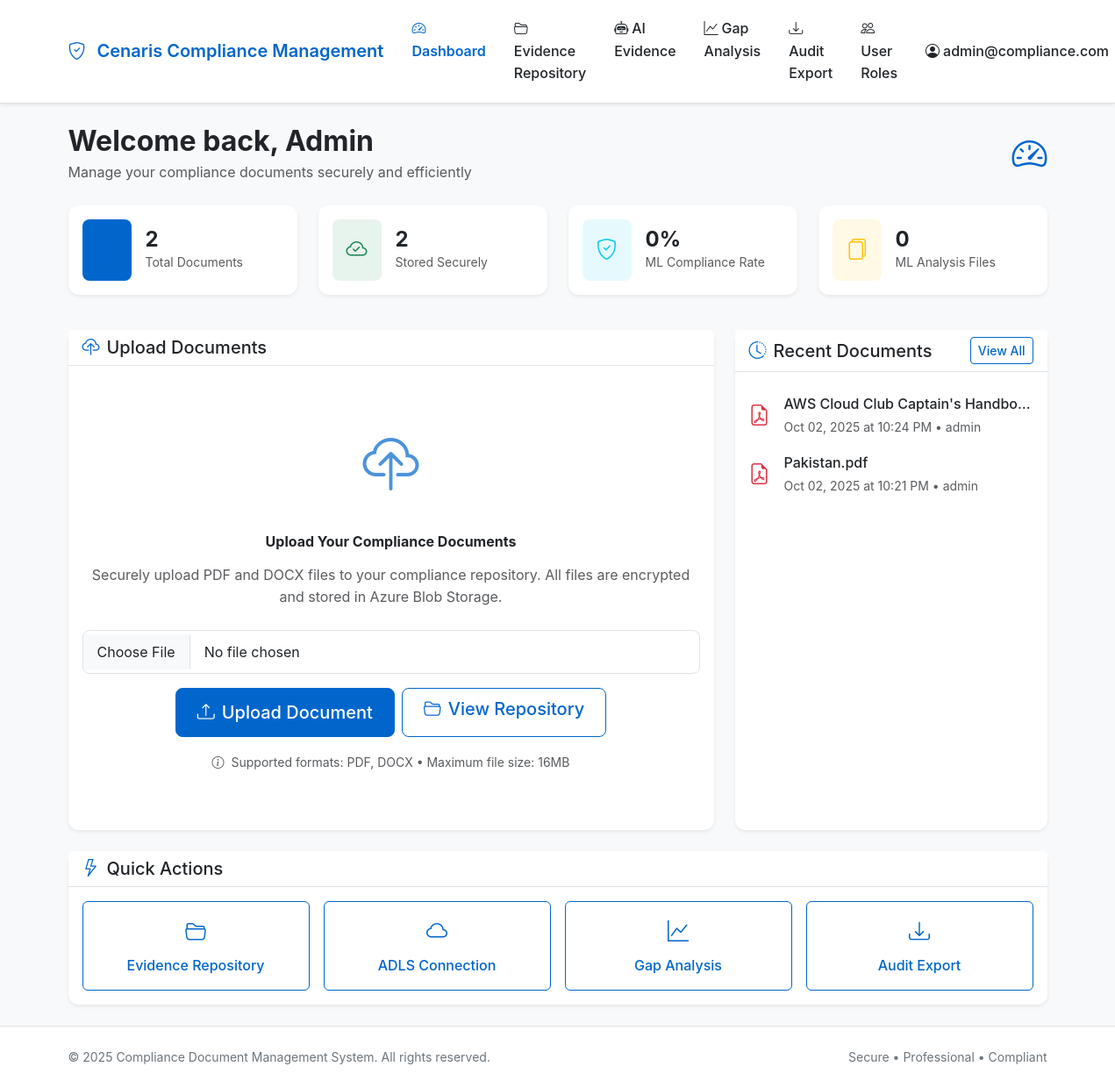
The page /dashboard (signed in) on the database as committed earlier.
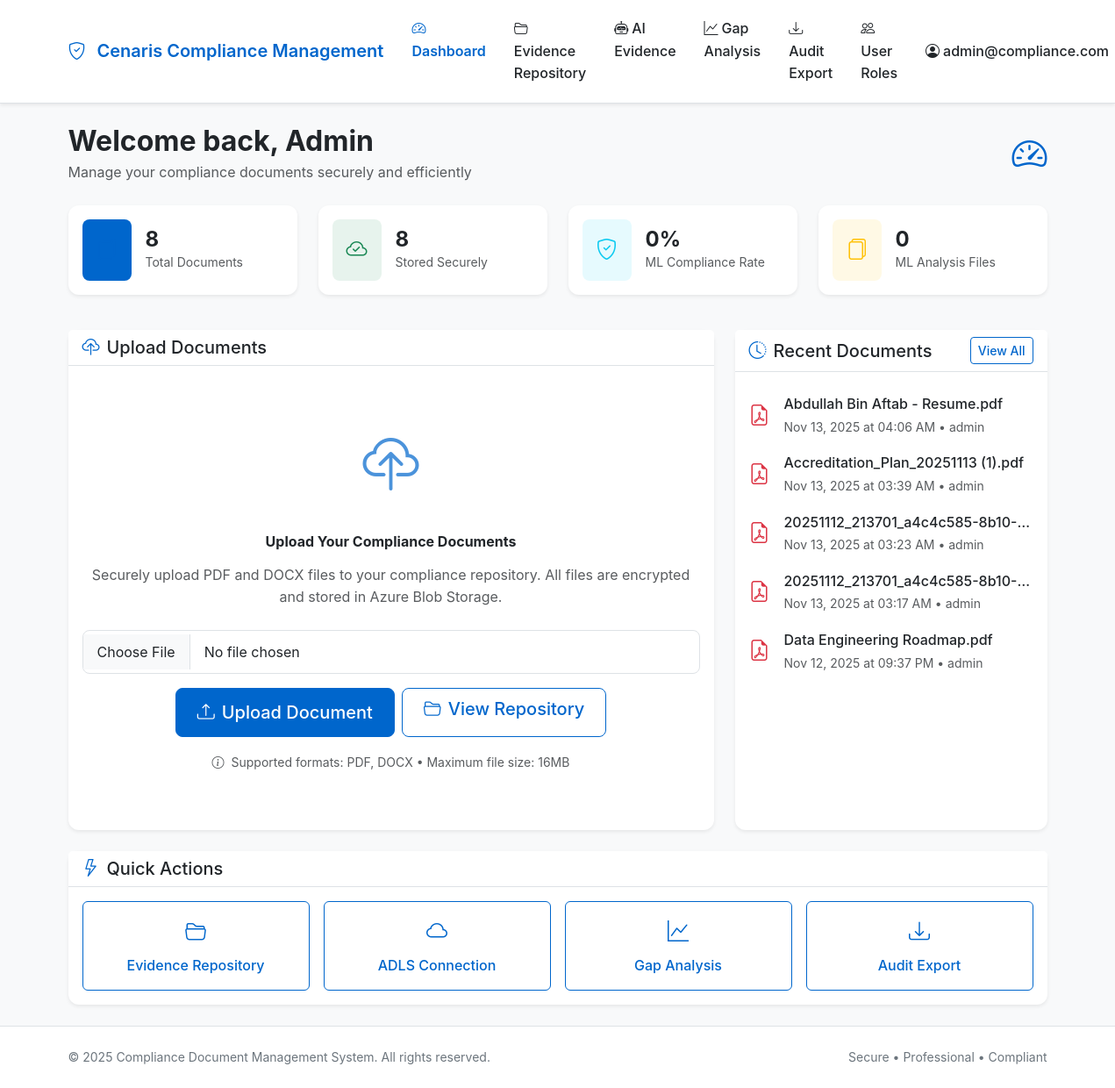
The same page on the database as committed later.
### tables this page shows
CREATE TABLE documents (
                id INTEGER PRIMARY KEY AUTOINCREMENT,
                filename VARCHAR(255) NOT NULL,
                original_filename VARCHAR(255) NOT NULL,
                blob_name VARCHAR(255) UNIQUE NOT NULL,
                file_size INTEGER,
                content_type VARCHAR(100),
                uploaded_by INTEGER NOT NULL,
                uploaded_at DATETIME DEFAULT CURRENT_TIMESTAMP,
                is_active BOOLEAN DEFAULT 1,
                FOREIGN KEY (uploaded_by) REFERENCES users (id)
            );

CREATE TABLE users (
                id INTEGER PRIMARY KEY AUTOINCREMENT,
                email VARCHAR(120) UNIQUE NOT NULL,
                password_hash VARCHAR(128) NOT NULL,
                created_at DATETIME DEFAULT CURRENT_TIMESTAMP,
                is_active BOOLEAN DEFAULT 1
            );

### app/main/routes.py (the view)
@bp.route('/dashboard')
@login_required
def dashboard():
    recent_documents = Document.get_by_user(current_user.id, limit=5)
    all_documents = Document.get_by_user(current_user.id)
    total_documents = len(all_documents)
    ml_summary = azure_data_service.get_dashboard_summary(user_id=current_user.id)
    return render_template('main/dashboard.html',
                         title='Dashboard',
                         recent_documents=recent_documents,
                         total_documents=total_documents,
                         ml_summary=ml_summary)

### app/__init__.py (called while the page is built)
@login_manager.user_loader
def load_user(user_id):
    from app.models import User
    return User.get_by_id(int(user_id))

### app/models.py (called while the page is built)
    @property
    def is_active(self):
        return self._is_active

    @staticmethod
    def get_db_connection():
        db_path = current_app.config.get('DATABASE_URL', 'sqlite:///compliance.db').replace('sqlite:///', '')
        return sqlite3.connect(db_path)

    @classmethod
    def get_by_id(cls, user_id):
        conn = cls.get_db_connection()
        cursor = conn.cursor()
        try:
            cursor.execute('''
                SELECT id, email, password_hash, created_at, is_active
                FROM users WHERE id = ?
            ''', (user_id,))
            row = cursor.fetchone()
            if row:
                return cls(
                    id=row[0],
                    email=row[1],
                    password_hash=row[2],
                    created_at=row[3],
                    is_active=bool(row[4])
                )
            return None
        except sqlite3.Error:
            return None
        finally:
            conn.close()

### app/templates/main/dashboard.html (shortened to what the changed rows need)
{% extends "base.html" %} {% block content %}
<div class="fade-in">
  <div class="row mb-4">
    <div class="col-12">
      <div class="d-flex justify-content-between align-items-center">
        <div>
          <h1 class="h2 fw-bold text-dark mb-1">
            Welcome back, {{ current_user.email.split('@')[0].title() }}
          </h1>
          <p class="text-muted mb-0">
            Manage your compliance documents securely and efficiently
          </p>
        </div>
      </div>
    </div>
  </div>
  <div class="row mb-4">
    <div class="col-md-6 col-lg-3 mb-3">
      <div class="card border-0 shadow-sm h-100">
        <div class="card-body">
          <div class="d-flex align-items-center">
            <div class="flex-grow-1 ms-3">
              <div class="fw-bold h4 mb-0">{{ total_documents }}</div>
              <div class="text-muted small">Total Documents</div>
            </div>
          </div>
        </div>
      </div>
    </div>
    <div class="col-md-6 col-lg-3 mb-3">
      <div class="card border-0 shadow-sm h-100">
        <div class="card-body">
          <div class="d-flex align-items-center">
            <div class="flex-grow-1 ms-3">
              <div class="fw-bold h4 mb-0">{{ total_documents }}</div>
              <div class="text-muted small">Stored Securely</div>
            </div>
          </div>
        </div>
      </div>
    </div>
  </div>
  <div class="row">
    <div class="col-lg-4 mb-4">
      <div class="card border-0 shadow-sm h-100">
        <div class="card-body">
          {% if recent_documents %}
          <div class="list-group list-group-flush">
            {% for document in recent_documents %}
            <div class="list-group-item border-0 px-0">
              <div class="d-flex align-items-center">
                <div class="flex-shrink-0 me-3">
                  {% if document.content_type == 'application/pdf' %}
                  <i
                    class="bi bi-file-earmark-pdf text-danger"
                    style="font-size: 1.5rem"
                  ></i>
                  {% else %}
                  <i
                    class="bi bi-file-earmark-word text-primary"
                    style="font-size: 1.5rem"
                  ></i>
                  {% endif %}
                </div>
                <div class="flex-grow-1 min-w-0" style="overflow: hidden">
                  <div
                    class="fw-medium"
                    title="{{ document.original_filename }}"
                    style="
                      white-space: nowrap;
                      overflow: hidden;
                      text-overflow: ellipsis;
                      max-width: 100%;
                    "
                  >
                    {{ document.original_filename }}
                  </div>
                  <small class="text-muted">
                    {{ document.uploaded_at | datetime_format('%b %d, %Y at
                    %I:%M %p') }} • {{ current_user.email.split('@')[0] }}
                  </small>
                </div>
              </div>
            </div>
            {% endfor %}
          </div>
          {% endif %}
        </div>
      </div>
    </div>
  </div>
</div>
{% endblock %}

### app/templates/base.html (shortened to what this page needs)
<!DOCTYPE html>
<html lang="en">
  <head>
    <link
      href="https://cdn.jsdelivr.net/npm/bootstrap@5.3.2/dist/css/bootstrap.min.css"
      rel="stylesheet"
    />
    <link
      href="https://cdn.jsdelivr.net/npm/bootstrap-icons@1.11.1/font/bootstrap-icons.css"
      rel="stylesheet"
    />
  </head>
  <body>
    <nav class="navbar navbar-expand-lg navbar-light">
      <div class="container">
        <a class="navbar-brand" href="{{ url_for('main.index') }}">
          <i class="bi bi-shield-check me-2"></i>
          Cenaris Compliance Management
        </a>
        <div class="collapse navbar-collapse" id="navbarNav">
          <ul class="navbar-nav me-auto">
            {% if current_user.is_authenticated %}
            <li class="nav-item">
              <a
                class="nav-link {% if request.endpoint == 'main.dashboard' %}active{% endif %}"
                href="{{ url_for('main.dashboard') }}"
              >
                <i class="bi bi-speedometer2 me-1"></i>Dashboard
              </a>
            </li>
            <li class="nav-item">
              <a
                class="nav-link {% if request.endpoint == 'main.evidence_repository' %}active{% endif %}"
                href="{{ url_for('main.evidence_repository') }}"
              >
                <i class="bi bi-folder2-open me-1"></i>Evidence Repository
              </a>
            </li>
            <li class="nav-item">
              <a
                class="nav-link {% if request.endpoint == 'main.ai_evidence' %}active{% endif %}"
                href="{{ url_for('main.ai_evidence') }}"
              >
                <i class="bi bi-robot me-1"></i>AI Evidence
              </a>
            </li>
            <li class="nav-item">
              <a
                class="nav-link {% if request.endpoint == 'main.gap_analysis' %}active{% endif %}"
                href="{{ url_for('main.gap_analysis') }}"
              >
                <i class="bi bi-graph-up me-1"></i>Gap Analysis
              </a>
            </li>
            <li class="nav-item">
              <a
                class="nav-link {% if request.endpoint == 'main.audit_export' %}active{% endif %}"
                href="{{ url_for('main.audit_export') }}"
              >
                <i class="bi bi-download me-1"></i>Audit Export
              </a>
            </li>
            <li class="nav-item">
              <a
                class="nav-link {% if request.endpoint == 'main.user_roles' %}active{% endif %}"
                href="{{ url_for('main.user_roles') }}"
              >
                <i class="bi bi-people me-1"></i>User Roles
              </a>
            </li>
            {% endif %}
          </ul>
          <ul class="navbar-nav">
            {% if current_user.is_authenticated %}
            <li class="nav-item dropdown">
              <a
                class="nav-link dropdown-toggle"
                href="#"
                id="navbarDropdown"
                role="button"
                data-bs-toggle="dropdown"
              >
                <i class="bi bi-person-circle me-1"></i>{{ current_user.email }}
              </a>
            </li>
            {% endif %}
          </ul>
        </div>
      </div>
    </nav>
    <main class="{% block main_class %}container my-4{% endblock %}">
      {% block content %}{% endblock %}
    </main>
    <footer class="footer mt-auto py-4">
      <div class="container">
        <div class="row">
          <div class="col-md-6">
            <p class="mb-0">
              &copy; 2025 Compliance Document Management System. All rights
              reserved.
            </p>
          </div>
          <div class="col-md-6 text-md-end">
            <p class="mb-0">Secure • Professional • Compliant</p>
          </div>
        </div>
      </div>
    </footer>
  </body>
</html>

Rows that differ between the two databases and show on the page:
no longer on this page (row unchanged): documents: content_type "application/pdf" (drawn), original_filename "AWS Cloud Club Captain's Handbo…", uploaded_at "Oct 02, 2025 at 10:24 PM", {{ current_user.email.split('@')[0] }} "admin"
no longer on this page (row unchanged): documents: content_type "application/pdf" (drawn), original_filename "Pakistan.pdf", uploaded_at "Oct 02, 2025 at 10:21 PM", {{ current_user.email.split('@')[0] }} "admin"
added documents: content_type "application/pdf" (drawn), original_filename "Abdullah Bin Aftab - Resume.pdf", uploaded_at "Nov 13, 2025 at 04:06 AM", {{ current_user.email.split('@')[0] }} "admin"
added documents: content_type "application/pdf" (drawn), original_filename "Accreditation_Plan_20251113 (1).pdf", uploaded_at "Nov 13, 2025 at 03:39 AM", {{ current_user.email.split('@')[0] }} "admin"
added documents: content_type "application/pdf" (drawn), original_filename "20251112_213701_a4c4c585-8b10-…", uploaded_at "Nov 13, 2025 at 03:23 AM", {{ current_user.email.split('@')[0] }} "admin"
added documents: content_type "application/pdf" (drawn), original_filename "20251112_213701_a4c4c585-8b10-…", uploaded_at "Nov 13, 2025 at 03:17 AM", {{ current_user.email.split('@')[0] }} "admin"
added documents: content_type "application/pdf" (drawn), original_filename "Data Engineering Roadmap.pdf", uploaded_at "Nov 12, 2025 at 09:37 PM", {{ current_user.email.split('@')[0] }} "admin"
Other text that changed with them:
{{ total_documents }}: "2" → "8"
